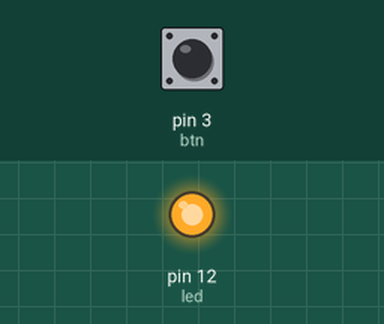
Simulated run of this sketch. Board: Arduino Uno, built with avr-gcc and run on an emulated ATmega328P. Shown: output pins drawn as LEDs (lit = HIGH). Inputs (shaded band) come from the test bench; at power-on: pin 3 (btn) HIGH. What the sketch prints to the serial monitor is not drawn.

Above: at 0.1 s.
Timing chart, 0 to 1.6 s (numbered marks = the images above):
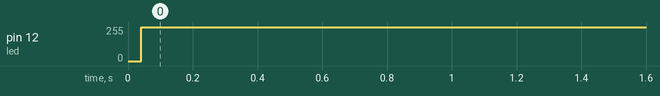

Measured:
- by itself, pin 12 (led): 0/255 → 255/255 at 0.04 s

The sketch:

25-09-21_led_botao.ino
```cpp
#define led 12
#define btn 3
void setup() {
   Serial.begin(9600);
   pinMode(led, OUTPUT);
   pinMode(btn, INPUT_PULLUP);
   digitalWrite(led, HIGH);
}

void loop() {
  bool btnStatus = digitalRead(btn);
  bool ledStatus = digitalRead(led);
  Serial.println(btnStatus);
  if(!btnStatus == 0);{
    digitalWrite(led, LOW);
   }
    digitalWrite(led, HIGH); {
  }
}
```
